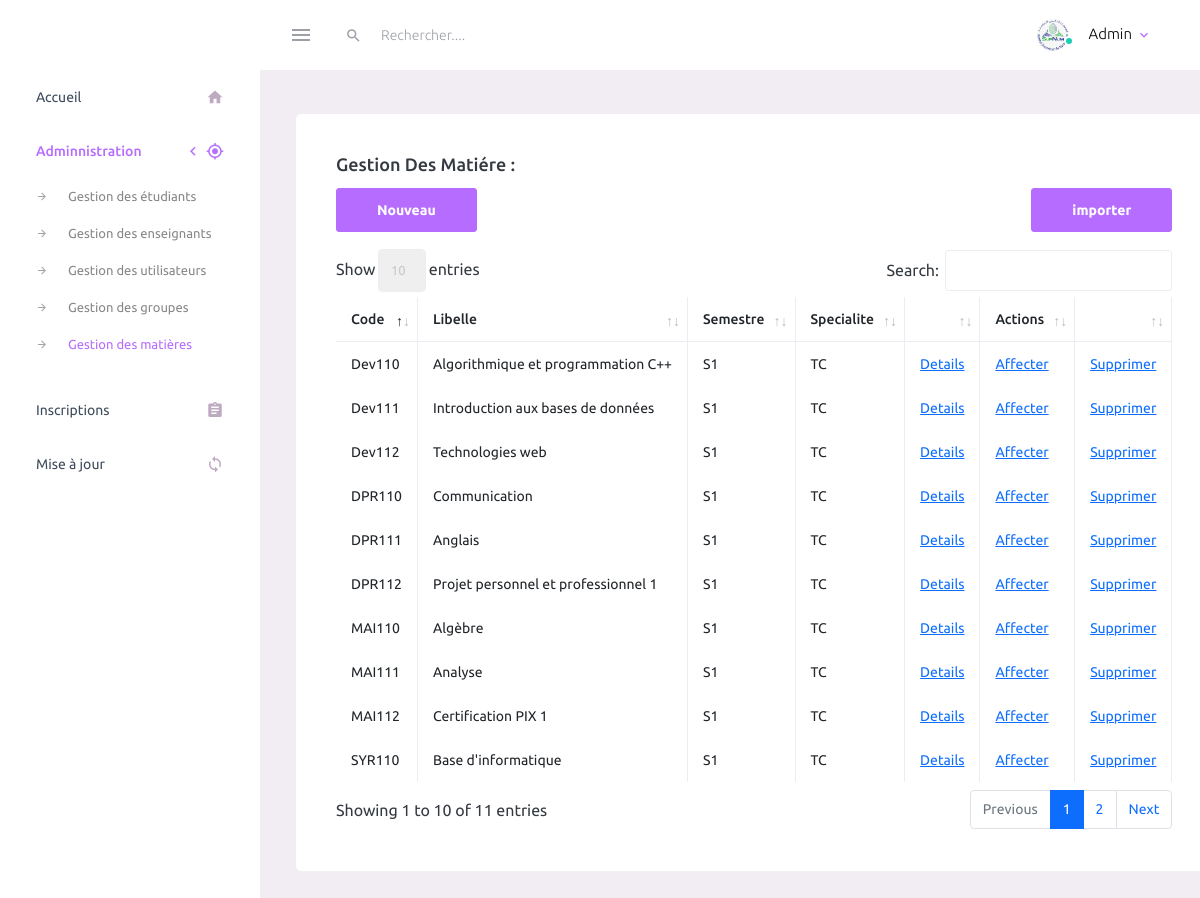
Page /admin/matiere.php (signed in) on the committed database.
### tables this page shows
CREATE TABLE `matiere` (
`id_matiere` int(10) PRIMARY KEY AUTO_INCREMENT ,
`code` varchar(20)  UNIQUE,
`libelle` varchar(50) DEFAULT NULL,
`specialite` varchar(20) DEFAULT NULL,
`id_module` int(10)  ,
`id_semestre` int(10) ,
FOREIGN KEY (id_module) REFERENCES module(id_module),
FOREIGN KEY (id_semestre) REFERENCES semestre(id_semestre)
);

CREATE TABLE `semestre` (
`id_semestre` int(10) PRIMARY KEY AUTO_INCREMENT,
`nom_semestre` varchar(50) DEFAULT NULL
);

### admin/matiere.php (the view, shortened to what this page needs)
<?php
include "nav_bar.php";
include_once "../connexion.php";
$matiere_query = "SELECT * FROM matiere INNER JOIN semestre USING(id_semestre) order by code desc";
?>
<div class="main-panel">
          <div class="content-wrapper">
            <div class="page-header">
            <div class="row">
              <div class="col-lg-12 grid-margin stretch-card">
                <div class="card">
                  <div class="card-body">
                    <h4 class="card-title">Gestion des matiére :</h4>
                    <div style="display: flex ; justify-content: space-between;">
                        <a href="ajoute_matiere.php" class = "btn btn-primary" >Nouveau</a>
                        <a href="importe_matiere.php"  class="btn btn-primary ml-25">importer</a>
                    </div>
                    <br>
                    <table id="example" class="table table-bordered" style="width:100%">
                      <thead>
                      <tr>
                        <th>Code</th>
                        <th>Libelle</th>
                        <th>Semestre</th>
                        <th>Specialite</th>
                        <th></th>
                        <th>Actions</th>
                        <th></th>
                      </tr>
                      </thead>
                      <tbody>
                      <?php
                      $matiere_result = mysqli_query($conn, $matiere_query);
                      if (mysqli_num_rows($matiere_result) == 0) {
                          echo "Il n'y a pas encore de matières ajoutées !";
                      } else {
                        while ($row = mysqli_fetch_assoc($matiere_result)) {
                            ?>
                            <tr>
                                <td><?php echo $row['code'] ?></td>
                                <td><?php echo $row['libelle'] ?></td>
                                <td><?php echo $row['nom_semestre'] ?></td>
                                <td><?php echo $row['specialite'] ?></td>
                                <td><a href="detail_matiere.php?id_matiere=<?= $row['id_matiere'] ?>">Details</a></td>
                                <td><a href="affecter_matiere.php?id_matiere=<?= $row['id_matiere'] ?>">Affecter</a></td>
                                <td><a href="supprimer_matiere.php?id_matiere=<?= $row['id_matiere'] ?>" id="supprimer">Supprimer</a></td>
                            </tr>
                            <?php
                        }
                    }
                        ?>
                      </tbody>
                    </table>
                  </div>
                </div>
              </div>
            </div>
        </div>
    </div>
</div>
</div>
</body>
</html>

### rows in the picture
matiere: code "SYR110", libelle "Base d'informatique", id_semestre.nom_semestre "S1", specialite "TC"
matiere: code "MAI112", libelle "Certification PIX 1", id_semestre.nom_semestre "S1", specialite "TC"
matiere: code "MAI111", libelle "Analyse", id_semestre.nom_semestre "S1", specialite "TC"
matiere: code "MAI110", libelle "Algèbre", id_semestre.nom_semestre "S1", specialite "TC"
matiere: code "DPR112", libelle "Projet personnel et professionnel 1", id_semestre.nom_semestre "S1", specialite "TC"
matiere: code "DPR111", libelle "Anglais", id_semestre.nom_semestre "S1", specialite "TC"
matiere: code "DPR110", libelle "Communication", id_semestre.nom_semestre "S1", specialite "TC"
matiere: code "Dev112", libelle "Technologies web", id_semestre.nom_semestre "S1", specialite "TC"
matiere: code "Dev111", libelle "Introduction aux bases de données", id_semestre.nom_semestre "S1", specialite "TC"
matiere: code "Dev110", libelle "Algorithmique et programmation C++", id_semestre.nom_semestre "S1", specialite "TC"
